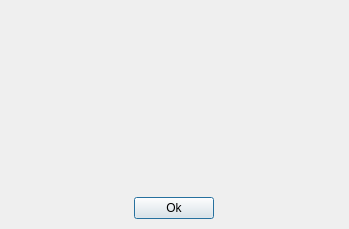
<?xml version="1.0" encoding="UTF-8"?>
<ui version="4.0">
 <class>m_Window</class>
 <widget class="QFrame" name="m_Window">
  <property name="geometry">
   <rect>
    <x>0</x>
    <y>0</y>
    <width>349</width>
    <height>229</height>
   </rect>
  </property>
  <property name="focusPolicy">
   <enum>Qt::TabFocus</enum>
  </property>
  <layout class="QVBoxLayout" name="verticalLayout">
   <property name="spacing">
    <number>16</number>
   </property>
   <property name="leftMargin">
    <number>6</number>
   </property>
   <property name="topMargin">
    <number>4</number>
   </property>
   <property name="rightMargin">
    <number>6</number>
   </property>
   <property name="bottomMargin">
    <number>10</number>
   </property>
   <item>
    <widget class="COsdSelectTree" name="m_Tree">
     <property name="focusPolicy">
      <enum>Qt::WheelFocus</enum>
     </property>
     <property name="styleSheet">
      <string notr="true">#m_Tree {background-color: transparent;}
/*INCLUDE_UI_scrollbar.qss*/</string>
     </property>
     <property name="frameShape">
      <enum>QFrame::NoFrame</enum>
     </property>
     <property name="editTriggers">
      <set>QAbstractItemView::NoEditTriggers</set>
     </property>
     <property name="showDropIndicator" stdset="0">
      <bool>false</bool>
     </property>
     <property name="verticalScrollMode">
      <enum>QAbstractItemView::ScrollPerPixel</enum>
     </property>
     <property name="indentation">
      <number>2</number>
     </property>
     <property name="uniformRowHeights">
      <bool>true</bool>
     </property>
     <property name="animated">
      <bool>true</bool>
     </property>
     <property name="columnCount">
      <number>2</number>
     </property>
     <property name="sliderInfo" stdset="0">
      <string notr="true">color1=&quot;0x5010F010&quot; color2=&quot;0&quot; type=&quot;0&quot; roundcorner=&quot;0&quot; borderwidth=&quot;0&quot; bordercolor=&quot;0&quot;</string>
     </property>
     <property name="borderInfo" stdset="0">
      <string notr="true">borderwidth=&quot;0&quot; roundcorner=&quot;0&quot; bordercolor=&quot;0x9010B010&quot; </string>
     </property>
     <property name="imageParams" stdset="0">
      <string notr="true">checked=&quot;img/select/check.png&quot; empty=&quot;img/select/empty.png&quot;  left=&quot;img/select/empty.png&quot; right=&quot;img/select/right.png&quot;</string>
     </property>
     <property name="cursorInfo" stdset="0">
      <stringlist notr="true">
       <string>id=&quot;focus&quot;  marginBottom=&quot;1&quot; marginTop=&quot;1&quot; type=&quot;0&quot; color1=&quot;0x7080A0FF&quot; roundcorner=&quot;0&quot; bordercolor=&quot;0xFF000000&quot; borderWidth=&quot;0&quot;</string>
       <string>id=&quot;hover&quot; marginBottom=&quot;1&quot; marginTop=&quot;1&quot; type=&quot;0&quot; color1=&quot;0x3080A0FF&quot; roundcorner=&quot;0&quot; bordercolor=&quot;0xFF000000&quot; borderWidth=&quot;0&quot;</string>
      </stringlist>
     </property>
	 <property name="columnDecorate" stdset="0">
	  <stringlist notr="true">
       <string>column=&quot;2&quot;  color=&quot;0xFFffcc4a&quot; addHeight=&quot;1&quot; bold=&quot;1&quot; alignment=&quot;0x82&quot; </string>
      </stringlist>
     </property>
     <property name="addRowHeight" stdset="0">
      <number>2</number>
     </property>
     <property name="addRowHeightF" stdset="0">
      <number>4</number>
     </property>
     <attribute name="headerVisible">
      <bool>false</bool>
     </attribute>
     <attribute name="headerStretchLastSection">
      <bool>true</bool>
     </attribute>
     <column>
      <property name="text">
       <string notr="true">1</string>
      </property>
     </column>
     <column>
      <property name="text">
       <string notr="true">2</string>
      </property>
     </column>
    </widget>
   </item>
   <item alignment="Qt::AlignHCenter">
    <widget class="QPushButton" name="m_OkButton">
     <property name="sizePolicy">
      <sizepolicy hsizetype="Preferred" vsizetype="Fixed">
       <horstretch>0</horstretch>
       <verstretch>0</verstretch>
      </sizepolicy>
     </property>
     <property name="maximumSize">
      <size>
       <width>160</width>
       <height>16777215</height>
      </size>
     </property>
     <property name="focusPolicy">
      <enum>Qt::TabFocus</enum>
     </property>
     <property name="styleSheet">
      <string notr="true">/*INCLUDE_UI_defaultbutton.qss*/</string>
     </property>
     <property name="text">
      <string>Ok</string>
     </property>
     <property name="default">
      <bool>true</bool>
     </property>
    </widget>
   </item>
  </layout>
 </widget>
 <customwidgets>
  <customwidget>
   <class>COsdSelectTree</class>
   <extends>QTreeWidget</extends>
   <header>OsdSelectTree.h</header>
  </customwidget>
 </customwidgets>
 <resources/>
 <connections/>
</ui>
